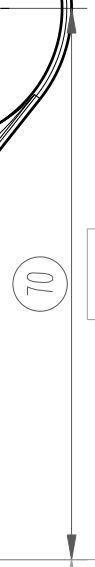
#> input picture data/diff/jobs/0f1e6df5425140a38a88329ecea9d851/work/diff/crops/page_001_region_001_new.png, 95 x 567 px
$ python -i image_index.py   (imports and definitions only)
#> lines starting #> are read from the running program, lines starting #| are printed output that depends on the picture
from __future__ import annotations

import math
from pathlib import Path

from PIL import Image, ImageOps


def image_features(path: str | Path) -> tuple[str, list[float]]:
    with Image.open(path) as source:
#> source is the input picture: PIL image 95x567 L; min 0, max 255, mean 245.9
        image = ImageOps.exif_transpose(source).convert("RGB")
        return _dhash(image), _color_histogram(image)


def image_similarity(
    left_hash: str,
    left_histogram: list[float],
    right_hash: str,
    right_histogram: list[float],
) -> float:
    return 0.72 * _hash_similarity(
        left_hash, right_hash
    ) + 0.28 * _cosine(left_histogram, right_histogram)


def _dhash(image: Image.Image, size: int = 8) -> str:
#> called with size = 8
    grayscale = image.convert("L").resize(
        (size + 1, size), Image.Resampling.LANCZOS
    )
    pixels = list(grayscale.getdata())
#> pixels = 72 values, max 255 at index 0, min 169 at index 6, mean 244.8
    value = 0
    for row in range(size):
        offset = row * (size + 1)
        for column in range(size):
            value = (
                value << 1
                | int(
                    pixels[offset + column]
                    > pixels[offset + column + 1]
                )
            )
#> after the loop, value = 8989190241651000324
    return f"{value:0{size * size // 4}x}"


def _color_histogram(
    image: Image.Image, bins: int = 8
) -> list[float]:
#> called with bins = 8
    resized = image.resize((96, 96), Image.Resampling.BILINEAR)
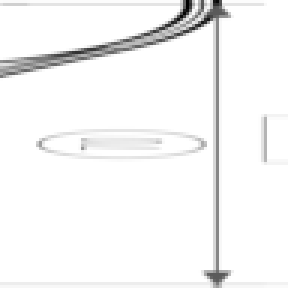
#> resized: PIL image 96x96 RGB (shown 3 times larger); min 0, max 255, mean 245.9
    histogram = [0.0] * (bins * 3)
    for red, green, blue in resized.getdata():
        histogram[red * bins // 256] += 1
        histogram[bins + green * bins // 256] += 1
        histogram[bins * 2 + blue * bins // 256] += 1
#> this loop made 9216 passes
#> (red, green, blue) on passes 1 to 3: (251, 251, 251), (250, 250, 250), (250, 250, 250)
#> after the loop, histogram = [12, 27, 61, 99, 163, 145, 212, 8497, 12, 27, 61, 99, 163, 145, 212, 8497, 12, 27, 61, 99, 163, 145, 212, 8497]
    norm = math.sqrt(sum(value * value for value in histogram)) or 1.0
#> norm = 14728.1
    return [round(value / norm, 8) for value in histogram]


def _hash_similarity(left: str, right: str) -> float:
    if not left or not right or len(left) != len(right):
        return 0.0
    distance = (int(left, 16) ^ int(right, 16)).bit_count()
    return 1.0 - distance / (len(left) * 4)


def _cosine(left: list[float], right: list[float]) -> float:
    if not left or not right or len(left) != len(right):
        return 0.0
    numerator = sum(a * b for a, b in zip(left, right))
    left_norm = math.sqrt(sum(value * value for value in left))
    right_norm = math.sqrt(sum(value * value for value in right))
    if not left_norm or not right_norm:
        return 0.0
    return max(0.0, min(1.0, numerator / (left_norm * right_norm)))

>>> result = image_features('../../data/diff/jobs/0f1e6df5425140a38a88329ecea9d851/work/diff/crops/page_001_region_001_new.png')
#> result = ('7cc004e5e4040404', [0.000815, 0.00183, 0.00414, 0.00672, 0.0111, 0.00985, 0.0144, 0.577, 0.000815, 0.00183, 0.00414, 0.00672, 0.0111, 0.00985, 0.0144, 0.577, 0.000815, 0.00183, 0.00414, 0.00672, 0.0111, 0.00985, 0.0144, 0.577])

$ run again, on data/diff/jobs/0f1e6df5425140a38a88329ecea9d851/work/diff/crops/page_001_region_003_new.png
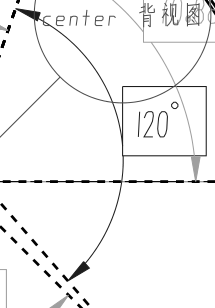
#> input picture data/diff/jobs/0f1e6df5425140a38a88329ecea9d851/work/diff/crops/page_001_region_003_new.png, 215 x 308 px
#> in image_features, source is the input picture: PIL image 215x308 L; min 0, max 255, mean 244.6
#> pixels = 72 values, max 255 at index 14, min 215 at index 1, mean 244.1
#> after the loop in _dhash, `for row in range(size):`: value = 10324381308369805544
#> in _color_histogram, `resized = image.resize((96, 96), Image.Resampling.BILINEAR)`:
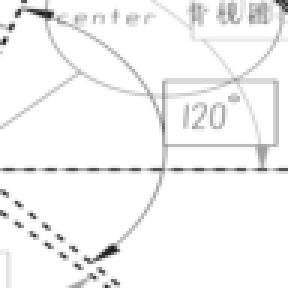
#> resized: PIL image 96x96 RGB (shown 3 times larger); min 24, max 255, mean 244.6
#> the loop in _color_histogram, `for red, green, blue in resized.getdata():` made 9216 passes
#> (red, green, blue) on passes 1 to 3: (255, 255, 255), (255, 255, 255), (255, 255, 255)
#> after the loop in _color_histogram, `for red, green, blue in resized.getdata():`: histogram = [4, 22, 73, 52, 58, 306, 581, 8120, 4, 22, 73, 52, 58, 306, 581, 8120, 4, 22, 73, 52, 58, 306, 581, 8120]
#> norm = 14111.4
#> result = ('8f4792195b10a0e8', [0.000283, 0.00156, 0.00517, 0.00368, 0.00411, 0.0217, 0.0412, 0.575, 0.000283, 0.00156, 0.00517, 0.00368, 0.00411, 0.0217, 0.0412, 0.575, 0.000283, 0.00156, 0.00517, 0.00368, 0.00411, 0.0217, 0.0412, 0.575])

$ run again, on data/diff/jobs/0f1e6df5425140a38a88329ecea9d851/work/diff/crops/page_001_region_004_new.png
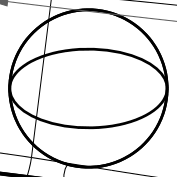
#> input picture data/diff/jobs/0f1e6df5425140a38a88329ecea9d851/work/diff/crops/page_001_region_004_new.png, 177 x 177 px
#> in image_features, source is the input picture: PIL image 177x177 L; min 0, max 255, mean 230.1
#> pixels = 72 values, max 255 at index 9, min 190 at index 35, mean 227.6
#> after the loop in _dhash, `for row in range(size):`: value = 4940037604070035048
#> in _color_histogram, `resized = image.resize((96, 96), Image.Resampling.BILINEAR)`:
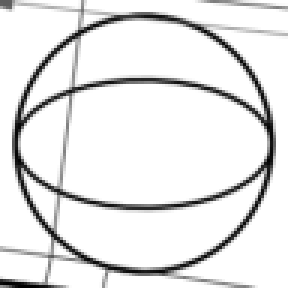
#> resized: PIL image 96x96 RGB (shown 3 times larger); min 0, max 255, mean 230
#> the loop in _color_histogram, `for red, green, blue in resized.getdata():` made 9216 passes
#> (red, green, blue) on passes 1 to 3: (94, 94, 94), (94, 94, 94), (94, 94, 94)
#> after the loop in _color_histogram, `for red, green, blue in resized.getdata():`: histogram = [261, 232, 152, 160, 258, 238, 325, 7590, 261, 232, 152, 160, 258, 238, 325, 7590, 261, 232, 152, 160, 258, 238, 325, 7590]
#> norm = 13191.8
#> result = ('448e8a0707aa8e68', [0.0198, 0.0176, 0.0115, 0.0121, 0.0196, 0.018, 0.0246, 0.575, 0.0198, 0.0176, 0.0115, 0.0121, 0.0196, 0.018, 0.0246, 0.575, 0.0198, 0.0176, 0.0115, 0.0121, 0.0196, 0.018, 0.0246, 0.575])
